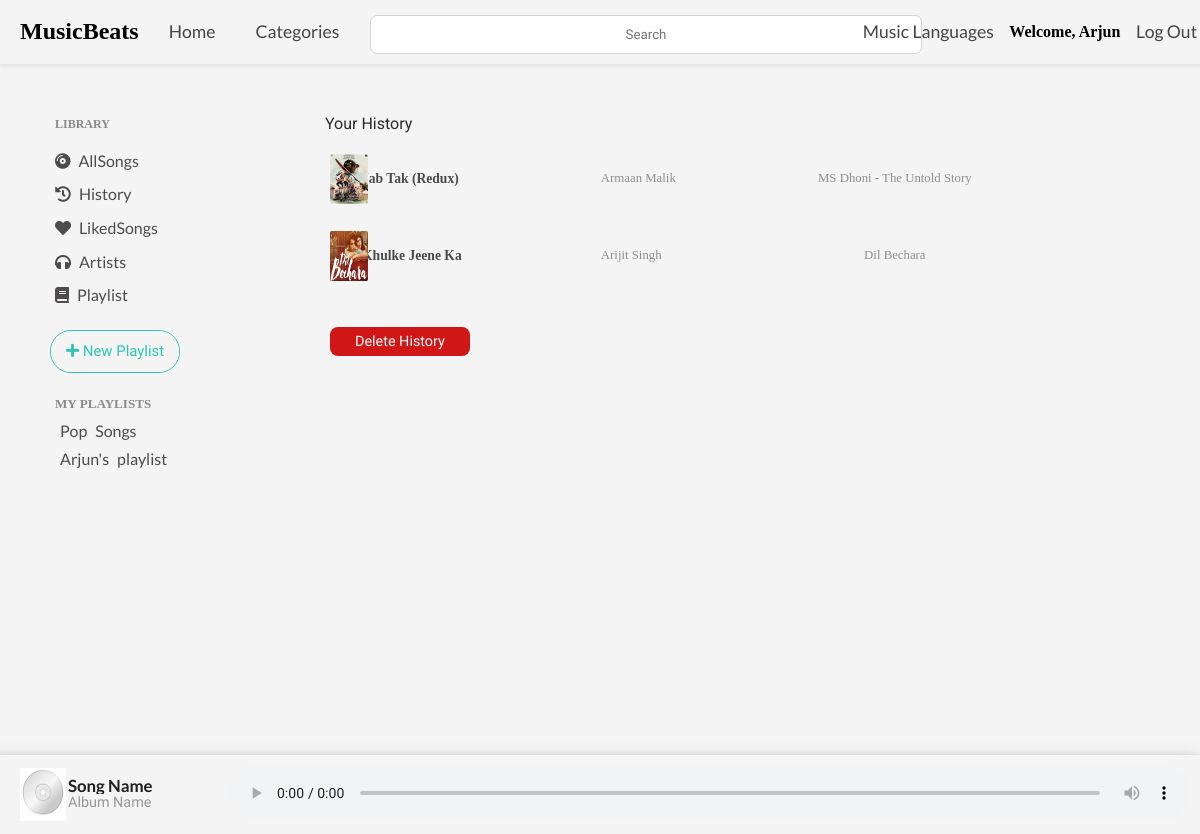
The page /history (signed in) on the database as committed earlier.
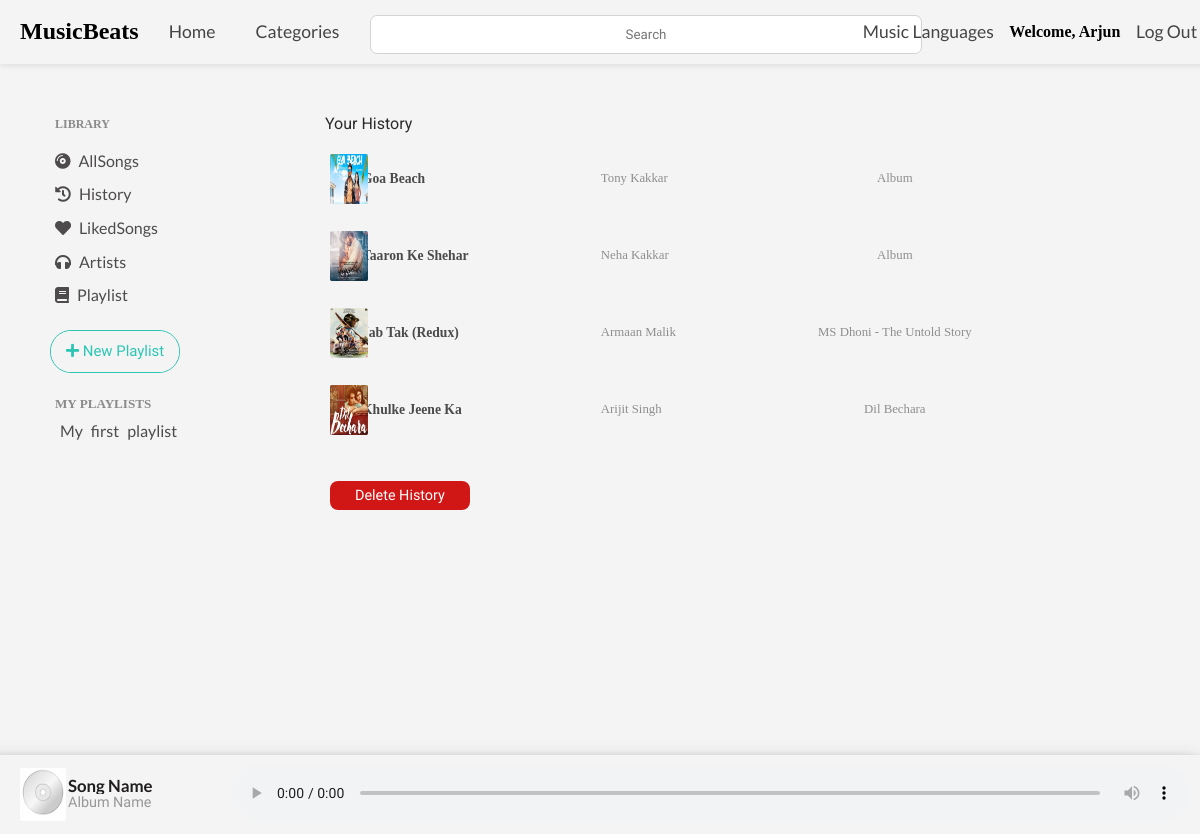
The same page on the database as committed later.
### music_app/models.py (models this page shows, shortened)
class Playlist(models.Model):
    playlist_id = models.AutoField(primary_key=True)
    user = models.ForeignKey(User, on_delete=models.CASCADE)
    music_ids = ListCharField(base_field=models.CharField(max_length=100), size=100, max_length=(100 * 101))
    playlist_name = models.CharField(max_length=10000000, default="")
    likes = models.IntegerField(default=0)
    followers = models.IntegerField(default=0)
    plays = models.IntegerField(default=0)

class Song(models.Model):
    song_id = models.AutoField(primary_key=True)
    count = models.IntegerField(default=0)
    name = models.CharField(max_length=200)
    tags = models.CharField(choices=tags, max_length=20, default='Classical')
    genre = models.CharField(choices=genre, max_length=20, default='Album')
    language = models.CharField(choices=language, max_length=20, default='Hindi')
    year = models.CharField(choices=yearOfRelease, max_length=20, default='2021')
    singer1 = models.CharField(max_length=200)
    singer2 = models.CharField(max_length=200, default='')
    productionHouse = models.CharField(choices=productionHouse, max_length=20, default='Unknown')
    movie = models.CharField(max_length=500, default="")
    image = models.ImageField(upload_to="images")
    song = models.FileField(upload_to='songs')

### music_app/views.py (the view)
# urls.py: path('history', views.history, name="history"),
def history(request):
        user = request.user
        if user.is_authenticated:
            myPlaylists = list(Playlist.objects.filter(user=user))
        if request.method=="POST":
            History.objects.filter(user=request.user).delete()
            message="Successful"
            return HttpResponse(json.dumps({'message': message}))
        else:
            recentSongs = History.objects.filter(user=request.user)
            ids = []
            for i in recentSongs:
                ids.append(i.music_id)
            preserved = Case(*[When(pk=pk, then=pos) for pos, pk in enumerate(ids)])
            recentSongs = list(Song.objects.filter(song_id__in=ids).order_by(preserved))
            return render(request, 'history.html', {'history': recentSongs, 'myPlaylists':myPlaylists})

### music_app/templates/history.html (shortened to what this page needs)
{%extends 'header.html'%}
{% block body %}
{% load static %}
<body>
    <div id="body-center">
        <p class="headings">Your History</p>
        <div id="playlist">
            {% if history %}
            {% for i in history reversed %}
            <div id="sameMovieCard">
                <div class="container_songpost">
                    <img src="{{i.image.url}}" id="A_{{i.song_id}}" />
                    <div class="overlay_songpost"></div>
                </div>
                <div class="songpost_data">
                    <h5 class="song-name" id="B_{{i.song_id}}">
                        {{i.name}}</h5>
                    <p class="singer-name">{{i.singer1}}</p>
                    <p class="movie-name" id="C_{{i.song_id}}">
                        {{i.movie}}</p>
                </div>
            </div>
            {% endfor %}
            {% else %}
            <h3 class="headings">Your History is Currently Empty</h3>
            {% endif %}
        </div>
        <div>
            <button id="delete-btn" onclick="deleteHistory(this)">Delete History</button>
        </div>
    </div>
    <div id="audio_main" class="audio-decs">
        <div class="audio-data">
            <img id="audio-img" style="height: 53px; width: 64%; border-radius: 4%; margin: 3px 0px 3px 30px;"
                src="{% static 'staticDisk.jpg' %}" alt="Image here">
            <div style="margin: auto 6px;">
                <h4 id="audio-song">Song Name</h4>
                <p id="audio-movie" style="color: rgb(151, 151, 151);">Album Name</p>
            </div>
        </div>
        <div style="margin: auto 0px;">
            <audio preload="none" controls id="audioPlayer">
            </audio>
        </div>
    </div>
    {% endblock %}

### music_app/templates/header.html (shortened to what this page needs)
<!doctype html>
<html lang="en">
{% load static %}
{% load socialaccount %}
<head>
    <link rel="stylesheet" href="https://unpkg.com/flickity@2/dist/flickity.min.css">
    <link rel="stylesheet" href="https://pro.fontawesome.com/releases/v5.10.0/css/all.css"
 />
    <link rel="stylesheet" href="{% static 'hamburgerNavbar.css' %}">
    <link rel="stylesheet" href="{% static 'navbar.css' %}">
    <link rel="stylesheet" href="{% static 'centerBody.css' %}">
    <link rel="stylesheet" href="{% static 'leftBody.css' %}">
    <link rel="stylesheet" href="{% static 'audioBar.css' %}">
    <link rel="stylesheet" href="{% static 'playlistPopUp.css' %}">
    <link rel="stylesheet" href="{% static 'loginSignup.css' %}">
    <link rel="stylesheet" href="{% static 'loader.css' %}">
    <link rel="stylesheet" href="{% static 'footer.css' %}">
    <link rel="stylesheet" href="{% static 'mediaQueries.css' %}">
    <link rel="stylesheet" href="{% static 'alert.css' %}">
    <link rel="stylesheet" href="{% static 'customScrollBar.css' %}">
</head>
<body>
    <div id="navbar">
        <div id="nav-left">
            <h2 style="margin: auto 10px;">MusicBeats</h2>
            <a style="margin: auto 10px;" href="/">Home</a>
            <a style="margin: auto 10px;" href="">Categories</a>
        </div>
        <div id='nav-center'>
            <form class="searchBar" autocomplete="off" method="POST" action="/searchResults"> {% csrf_token %}
                <input type="text" class="searchText" name="data" placeholder="Search">
            </form>
        </div>
        <div id="nav-right">
            <a style="margin: auto;" href="">Music Languages</a>
            {% if user.is_authenticated %}
            <h4 style="margin: auto;">Welcome, {{user.first_name}}</h4>
            <a style="margin: auto;" href="/logout">Log Out</a>
            {% else %}
            <a id="modal_trigger" href="#modal">Login or Register</a>
            {% endif %}
        </div>
    </div>
    <div id="body-left">
        <div>
            <p
                style="margin: 5px; font-size: 0.75rem; font-weight: 700; line-height: 2.5; color: rgb(138, 138, 138); text-align: left;">
                LIBRARY</p>
            <a class="left-panel-btn" href="/allSongs"><i class="fas fa-compact-disc"></i> AllSongs</a><br>
            {% if user.is_authenticated %}
            <a class="left-panel-btn" href="/history"><i class="fas fa-history"></i> History</a><br>
            {% endif %}
            {% if user.is_authenticated %}
            <a class="left-panel-btn" href="/likesong"><i class="fas fa-heart"></i> LikedSongs</a><br>
            {% endif %}
            <a class="left-panel-btn"><i class="fas fa-headphones"></i> Artists</a><br>
            <a class="left-panel-btn"><i class="fas fa-book"></i> Playlist</a><br>
            <br>
            {% if user.is_authenticated %}
            <a class="glow-on-hover"
                onclick="document.getElementById('modal-wrapper-playlist').style.display='block'"><i
                    class="fas fa-plus"></i> New Playlist</a>
            {% endif %}
            <br>
            <br>
            <div>
                {% if myPlaylists %}
                <p
                    style="margin: 5px; font-size: 0.82rem; font-weight: 700; color: rgb(138, 138, 138); text-align: left;">
                    MY PLAYLISTS</p>
                {% for playlist in myPlaylists %}
                <a class="left-panel-playlist-btn"
                    href="/myPlaylist/{{playlist.playlist_id}}">{{playlist.playlist_name}}</a><br>
                {% endfor %}
                {% endif %}
            </div>
        </div>
    </div>
    {% block body %}
    {% endblock %}
</body>
</html>

### music_app/static/hamburgerNavbar.css (style rules this page uses)
* { margin: 0; padding: 0; }
body { width: 100%; height: 139px; background-color: rgb(244, 244, 244); overflow: hidden; }
html { scroll-behavior: smooth; }

### music_app/static/navbar.css (style rules this page uses)
#navbar { width: 100%; padding: 10px; display: grid; grid-template-columns: 30% 40% 30%; overflow: hidden; box-shadow: 0 2px 4px 0 rgba(0, 0, 0, 0.05), 0 1px 10px 0 rgba(0, 0, 0, 0.05); }
#nav-right { display: flex; }
#nav-left { display: flex; }
#navbar a { text-decoration: none; padding: 10px; font-family: 'Lato', sans-serif; cursor: pointer; font-size: 1.1rem; color: rgb(68, 68, 68); }
.searchText { width: 550px; height: 2.3rem; border-radius: 7px; margin: 5px auto 0px auto; text-align: center; color: rgb(130, 131, 131); border: 1px solid rgb(211, 211, 211); font-family: 'Baloo Bhai 2', cursive; }

### music_app/static/centerBody.css (style rules this page uses)
#body-center { height: 550px; padding: 20px; margin-left: 240px; padding-right: 40px; overflow: auto; }

### music_app/static/leftBody.css (style rules this page uses)
#body-left { width: 150px; height: 700px; background-repeat: repeat-y; overflow: hidden; position: absolute; padding: 40px 0px 30px 50px; }
.left-panel-btn { font-family: 'Lato', sans-serif; margin: 5px; font-size: 1rem; line-height: 2.1; word-spacing: 0.3rem; color: rgb(77, 75, 75); text-decoration: none; text-align: left; cursor: pointer; }
.left-panel-playlist-btn { font-family: 'Lato', sans-serif; margin: 5px 0px; padding: 5px 10px; font-size: 1rem; line-height: 1.8; word-spacing: 0.3rem; color: rgb(77, 75, 75); text-decoration: none; text-align: left; cursor: pointer; border-radius: 7px; transition: 0.2s; }
.glow-on-hover { display: inline-block; text-decoration: none; vertical-align: middle; font-family: 'Baloo Bhai 2', cursive; padding: 6px 27px; font-size: .93333rem; line-height: 1.4; padding: 10px 15px 10px 15px; border: 1px solid #2bc5b4; outline: none; color: #2bc5b4; background: rgb(244, 244, 244); cursor: pointer; position: relative; z-index: 0; border-radius: 21px; }
.glow-on-hover:before { content: ''; background: linear-gradient(45deg, #4cdac2, #00ffd5, #079c8b, #8feede); position: absolute; top: -2px; left:-2px; background-size: 400%; z-index: -1; filter: blur(2px); width: calc(100% + 4px); height: calc(100% + 4px); animation: glowing 20s linear infinite; opacity: 0; transition: opacity .4s ease-in-out; border-radius: 21px; }
.glow-on-hover:after { z-index: -1; content: ''; position: absolute; width: 100%; height: 100%; background: rgb(244, 244, 244); left: 0; top: 0; border-radius: 21px; }

### music_app/static/audioBar.css (style rules this page uses)
.audio-decs { display: grid; grid-template-columns: 20% 80%; position: fixed; bottom: 0px; right: 0px; width: 100%; padding: 10px; z-index: 1; background-color: rgb(244, 244, 244); box-shadow: 0 4px 8px 0 rgba(0, 0, 0, 0.3), 0 6px 20px 0 rgba(0, 0, 0, 0.19); }
.audio-data { display: grid; grid-template-columns: 30% 80%; }
.audio-decs h4 { font-family: 'Lato', sans-serif; line-height: 1; font-size: 1.05rem; color: rgb(31, 29, 29); white-space: nowrap; overflow: hidden; text-overflow: ellipsis; }
.audio-decs p { font-family: 'Baloo Bhai 2', cursive; font-size: 0.9rem; color: rgb(156, 156, 156); white-space: nowrap; overflow: hidden; text-overflow: ellipsis; }
#audioPlayer { width: 100%; }

### music_app/templates/history.html (style rules this page uses)
#body-center { height: 550px; padding: 20px; margin-left: 240px; padding-right: 40px; overflow: auto; }
#sameMovieCard { margin: 5px 150px 5px 20px; display: grid; grid-template-columns: 10% 90%; padding: 10px 5px; transition: 0.3s; }
.headings { margin: 30px 10px 10px 65px; font-size: 1rem; font-family: 'Roboto', sans-serif; color: rgb(43, 43, 43); }
#playlist { list-style: none; }
.container_songpost { border-radius: 4%; position: relative; margin: 1px 0px 1px 45px; width: 75%; height: 50px; }
.overlay_songpost { position: absolute; border-radius: 4%; top: 0; left: 0; width: 70%; height: 50px; background: rgba(0, 0, 0, 0); transition: background 0.5s ease; }
.container_songpost img { border-radius: 4%; position: absolute; width: 70%; margin: auto; height: 50px; left: 0; }
.songpost_data { display: grid; grid-template-columns: 33% 33% 34%; }
.singer-name { margin: auto 30px; color: rgb(143, 142, 142); font-size: 0.8rem; }
.song-name { margin: auto 5px; color: rgb(75, 74, 74); font-size: 0.85rem; }
.movie-name { margin: auto; color: rgb(143, 142, 142); font-size: 0.8rem; }
#delete-btn { text-decoration: none; text-align: center; font-family: 'Baloo Bhai 2', cursive; border: none; padding: 6px 25px; margin: 30px 0px 0px 70px; font-size: 0.9rem; outline: none; color: white; background-color: #d11616; cursor: pointer; border-radius: 8px; transition: 0.3s; }

Rows that differ between the two databases and show on the page:
removed Playlist: playlist_name "Pop Songs"
removed Playlist: playlist_name "Arjun's playlist"
added Playlist: playlist_name "My first playlist"
now on this page (row edited): Song: image (picture), name "Goa Beach", singer1 "Tony Kakkar", movie "Album"
now on this page (row edited): Song: image (picture), name "Taaron Ke Shehar", singer1 "Neha Kakkar", movie "Album"
